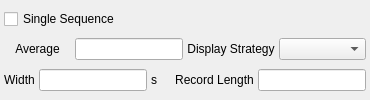
  <widget class="QDockWidget" name="dockWidget">
   <property name="minimumSize">
    <size>
     <width>335</width>
     <height>80</height>
    </size>
   </property>
   <property name="features">
    <set>QDockWidget::DockWidgetMovable</set>
   </property>
   <property name="allowedAreas">
    <set>Qt::BottomDockWidgetArea</set>
   </property>
   <property name="windowTitle">
    <string>Horizontal Setup</string>
   </property>
   <attribute name="dockWidgetArea">
    <number>8</number>
   </attribute>
   <widget class="QWidget" name="dockWidgetContents">
    <layout class="QVBoxLayout" name="verticalLayout_3">
     <property name="spacing">
      <number>4</number>
     </property>
     <property name="margin">
      <number>4</number>
     </property>
     <item>
      <widget class="QCheckBox" name="m_ckbSingleSeq">
       <property name="sizePolicy">
        <sizepolicy hsizetype="Fixed" vsizetype="Fixed">
         <horstretch>0</horstretch>
         <verstretch>0</verstretch>
        </sizepolicy>
       </property>
       <property name="text">
        <string>Single Sequence</string>
       </property>
      </widget>
     </item>
     <item>
      <layout class="QHBoxLayout" name="horizontalLayout">
       <item>
        <layout class="QHBoxLayout">
         <property name="spacing">
          <number>4</number>
         </property>
         <item>
          <widget class="QLabel" name="textLabel1">
           <property name="sizePolicy">
            <sizepolicy hsizetype="Preferred" vsizetype="Fixed">
             <horstretch>0</horstretch>
             <verstretch>0</verstretch>
            </sizepolicy>
           </property>
           <property name="text">
            <string>Average</string>
           </property>
           <property name="alignment">
            <set>Qt::AlignCenter</set>
           </property>
           <property name="wordWrap">
            <bool>false</bool>
           </property>
          </widget>
         </item>
         <item>
          <widget class="QLineEdit" name="m_edAverage">
           <property name="sizePolicy">
            <sizepolicy hsizetype="Preferred" vsizetype="Fixed">
             <horstretch>0</horstretch>
             <verstretch>0</verstretch>
            </sizepolicy>
           </property>
           <property name="minimumSize">
            <size>
             <width>38</width>
             <height>0</height>
            </size>
           </property>
          </widget>
         </item>
        </layout>
       </item>
       <item>
        <layout class="QHBoxLayout">
         <property name="spacing">
          <number>4</number>
         </property>
         <item>
          <widget class="QLabel" name="textLabel1_2_5_4">
           <property name="sizePolicy">
            <sizepolicy hsizetype="Fixed" vsizetype="Fixed">
             <horstretch>0</horstretch>
             <verstretch>0</verstretch>
            </sizepolicy>
           </property>
           <property name="text">
            <string>Display Strategy</string>
           </property>
           <property name="alignment">
            <set>Qt::AlignCenter</set>
           </property>
           <property name="wordWrap">
            <bool>false</bool>
           </property>
          </widget>
         </item>
         <item>
          <widget class="QComboBox" name="m_cmbFetchMode">
           <property name="sizePolicy">
            <sizepolicy hsizetype="Preferred" vsizetype="Fixed">
             <horstretch>0</horstretch>
             <verstretch>0</verstretch>
            </sizepolicy>
           </property>
          </widget>
         </item>
        </layout>
       </item>
      </layout>
     </item>
     <item>
      <layout class="QHBoxLayout" name="horizontalLayout_3">
       <item>
        <layout class="QHBoxLayout">
         <property name="spacing">
          <number>4</number>
         </property>
         <item>
          <widget class="QLabel" name="textLabel1_2_5">
           <property name="sizePolicy">
            <sizepolicy hsizetype="Preferred" vsizetype="Fixed">
             <horstretch>0</horstretch>
             <verstretch>0</verstretch>
            </sizepolicy>
           </property>
           <property name="text">
            <string>Width</string>
           </property>
           <property name="alignment">
            <set>Qt::AlignCenter</set>
           </property>
           <property name="wordWrap">
            <bool>false</bool>
           </property>
          </widget>
         </item>
         <item>
          <widget class="QLineEdit" name="m_edTimeWidth">
           <property name="sizePolicy">
            <sizepolicy hsizetype="Preferred" vsizetype="Fixed">
             <horstretch>0</horstretch>
             <verstretch>0</verstretch>
            </sizepolicy>
           </property>
          </widget>
         </item>
         <item>
          <widget class="QLabel" name="textLabel1_2_2_4">
           <property name="sizePolicy">
            <sizepolicy hsizetype="Fixed" vsizetype="Fixed">
             <horstretch>0</horstretch>
             <verstretch>0</verstretch>
            </sizepolicy>
           </property>
           <property name="minimumSize">
            <size>
             <width>20</width>
             <height>0</height>
            </size>
           </property>
           <property name="text">
            <string>s</string>
           </property>
           <property name="wordWrap">
            <bool>false</bool>
           </property>
          </widget>
         </item>
        </layout>
       </item>
       <item>
        <layout class="QHBoxLayout">
         <property name="spacing">
          <number>4</number>
         </property>
         <item>
          <widget class="QLabel" name="textLabel2_2_2">
           <property name="sizePolicy">
            <sizepolicy hsizetype="Preferred" vsizetype="Fixed">
             <horstretch>0</horstretch>
             <verstretch>0</verstretch>
            </sizepolicy>
           </property>
           <property name="text">
            <string>Record Length</string>
           </property>
           <property name="alignment">
            <set>Qt::AlignCenter</set>
           </property>
           <property name="wordWrap">
            <bool>false</bool>
           </property>
          </widget>
         </item>
         <item>
          <widget class="QLineEdit" name="m_edRecordLength">
           <property name="sizePolicy">
            <sizepolicy hsizetype="Preferred" vsizetype="Fixed">
             <horstretch>0</horstretch>
             <verstretch>0</verstretch>
            </sizepolicy>
           </property>
           <property name="minimumSize">
            <size>
             <width>48</width>
             <height>0</height>
            </size>
           </property>
          </widget>
         </item>
        </layout>
       </item>
      </layout>
     </item>
    </layout>
    <zorder>m_ckbSingleSeq</zorder>
    <zorder></zorder>
    <zorder></zorder>
   </widget>
  </widget>
